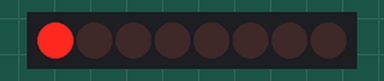
The sketch below on a simulated Arduino Uno, built with avr-gcc and run on an emulated ATmega328P. On the bench: 8 shift-register outputs drawn as a row of LEDs (first output left, lit = HIGH). Wiring (inferred from the names in the program): shift register (74HC595): data pin 4; shift clock pin 6; latch pin 5. Wiring (inferred from the signals the program sends): row of LEDs: on Q0, Q1, Q2, Q3, Q4, Q5, Q6, Q7.

Above: at 0.2 s.
At 1.2 s:
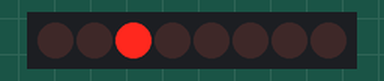
At 1.7 s:
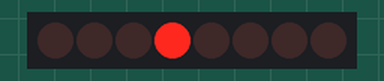
At 2.2 s:
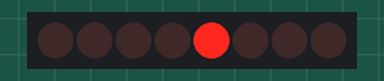
At 3.2 s:
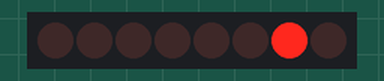
At 4.7 s:
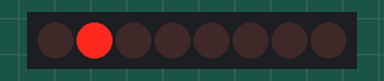
Timing chart, 0 to 5.2 s (numbered marks = the images above):
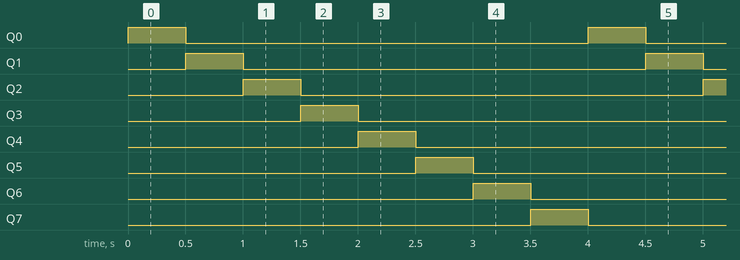

The sketch:

shift-register-exercise-1.ino
```cpp
const int DATAPIN1 = 4;   // DS
const int LATCHPIN1 = 5;  // STCP
const int CLOCKPIN1 = 6;  // SHCP

int ledValue = 1;

void setup() {
  pinMode(DATAPIN1, OUTPUT);
  pinMode(LATCHPIN1, OUTPUT);
  pinMode(CLOCKPIN1, OUTPUT);
}

void loop() {

  digitalWrite(LATCHPIN1, LOW);

  shiftOut(DATAPIN1, CLOCKPIN1, MSBFIRST, ledValue);
  digitalWrite(LATCHPIN1, HIGH);

  ledValue = ledValue * 2;

  if (ledValue > 128) {
    ledValue = 1;
  }

  delay(500);
}
```

Measured:
- by itself, Q0–7: alternates HIGH for 0.50 s and LOW for 3.5 s
- by itself, everything shown: repeats every 4.0 s, in 8 steps
